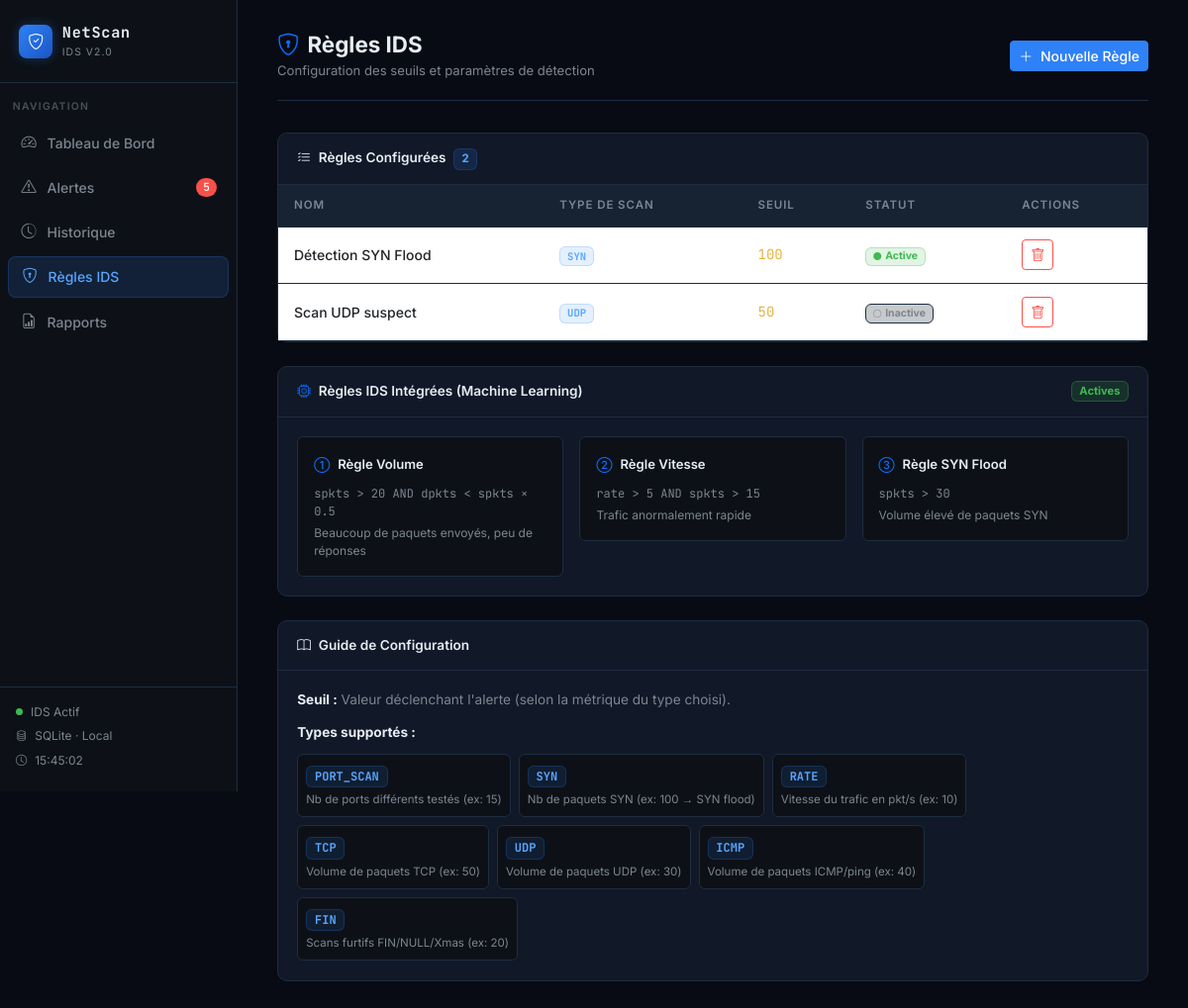
The page /regles on the database as committed earlier.
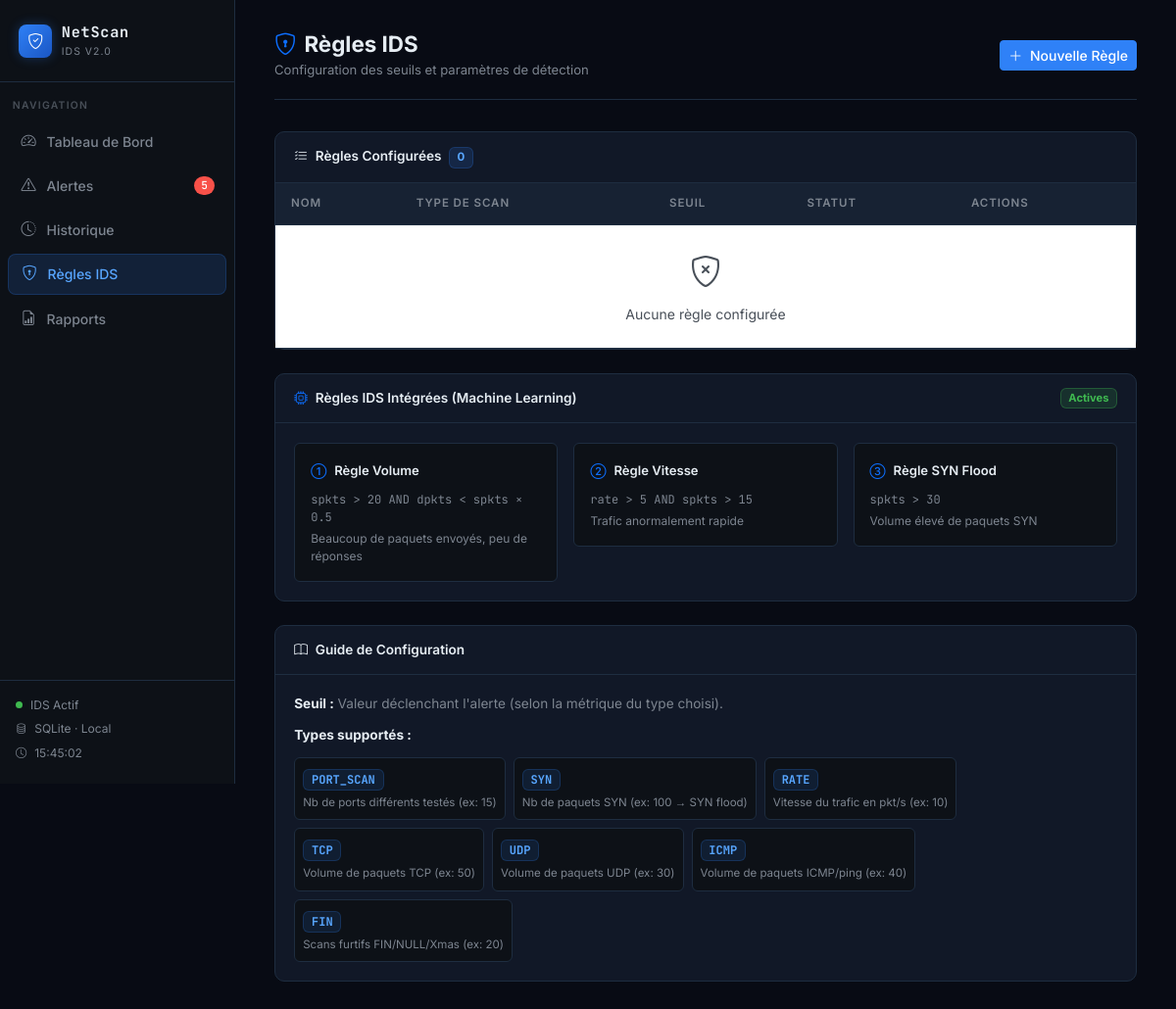
The same page on the database as committed later.
### tables this page shows
CREATE TABLE regles (
            id INTEGER PRIMARY KEY AUTOINCREMENT,
            nom TEXT NOT NULL,
            type_scan TEXT NOT NULL,
            seuil INTEGER NOT NULL,
            active INTEGER DEFAULT 1
        );

### webapp/app.py (the view)
@app.route("/regles")
def regles():
    conn = get_db()
    regles_list = conn.execute("SELECT * FROM regles").fetchall()
    conn.close()
    return render_template("regles.html", regles=regles_list)

### webapp/app.py (called while the page is built)
def get_db():
    conn = sqlite3.connect(DB_PATH)
    conn.row_factory = sqlite3.Row
    return conn

### webapp/templates/regles.html (shortened to what the changed rows need)
{% extends "base.html" %}
{% set page = "regles" %}
{% block content %}
<div class="topbar">
  <div class="topbar-title">
    <h1><i class="bi bi-shield-lock me-2 text-primary"></i>Règles IDS</h1>
  </div>
</div>
<div class="card mb-4">
  <div class="card-header">
    <span><i class="bi bi-list-check me-2"></i>Règles Configurées
      <span class="badge ms-1" style="background:rgba(47,129,247,0.15);color:#58a6ff;border:1px solid rgba(47,129,247,0.2);font-size:0.72rem;">
        {{ regles | length }}
      </span>
    </span>
  </div>
  <div class="card-body p-0">
    <table class="table table-hover mb-0">
      <thead>
        <tr>
          <th>Nom</th>
          <th>Type de Scan</th>
          <th>Seuil</th>
          <th>Statut</th>
          <th>Actions</th>
        </tr>
      </thead>
      <tbody>
        {% for r in regles %}
        <tr>
          <td style="font-size:0.875rem;font-weight:500;">{{ r.nom }}</td>
          <td>
            <span class="badge font-mono" style="background:rgba(47,129,247,0.12);color:#58a6ff;border:1px solid rgba(47,129,247,0.2);">
              {{ r.type_scan }}
            </span>
          </td>
          <td class="font-mono" style="color:#e3b341;">{{ r.seuil }}</td>
          <td>
            <a href="/regles/toggle/{{ r.id }}" style="text-decoration:none;">
              {% if r.active %}
                <span class="badge" style="background:rgba(63,185,80,0.15);color:#3fb950;border:1px solid rgba(63,185,80,0.3);">
                  <i class="bi bi-circle-fill me-1" style="font-size:0.5rem;"></i>Active
                </span>
              {% else %}
                <span class="badge" style="background:rgba(72,79,88,0.3);color:#7d8590;border:1px solid #1e2d40;">
                  <i class="bi bi-circle me-1" style="font-size:0.5rem;"></i>Inactive
                </span>
              {% endif %}
            </a>
          </td>
          <td>
            <a href="/regles/supprimer/{{ r.id }}" class="btn btn-sm btn-outline-danger"
               onclick="return confirm('Supprimer cette règle ?')">
              <i class="bi bi-trash"></i>
            </a>
          </td>
        </tr>
        {% else %}
        <tr>
          <td colspan="5" class="text-center py-4" style="color:#484f58;">
            <i class="bi bi-shield-x d-block mb-2" style="font-size:2rem;"></i>
            Aucune règle configurée
          </td>
        </tr>
        {% endfor %}
      </tbody>
    </table>
  </div>
</div>
<div class="card">
  <div class="card-body">
    <div class="d-flex flex-wrap gap-2">
      {% for t, desc in [
        ("PORT_SCAN","Nb de ports différents testés (ex: 15)"),
        ("SYN","Nb de paquets SYN (ex: 100 → SYN flood)"),
        ("RATE","Vitesse du trafic en pkt/s (ex: 10)"),
        ("TCP","Volume de paquets TCP (ex: 50)"),
        ("UDP","Volume de paquets UDP (ex: 30)"),
        ("ICMP","Volume de paquets ICMP/ping (ex: 40)"),
        ("FIN","Scans furtifs FIN/NULL/Xmas (ex: 20)")
      ] %}
      <div class="p-2 rounded" style="background:#0d1117;border:1px solid #1e2d40;min-width:160px;">
        <span class="badge font-mono mb-1" style="background:rgba(47,129,247,0.12);color:#58a6ff;border:1px solid rgba(47,129,247,0.2);">{{ t }}</span>
        <div style="font-size:0.72rem;color:#7d8590;">{{ desc }}</div>
      </div>
      {% endfor %}
    </div>
  </div>
</div>
{% endblock %}

Rows that differ between the two databases and show on the page:
removed regles: nom "Détection SYN Flood", type_scan "SYN", seuil "100", active 1 (drawn)
removed regles: nom "Scan UDP suspect", type_scan "UDP", seuil "50", active 0 (drawn)
Other text that changed with them:
{{ regles | length }}: "2" → "0"
text now shown: "Aucune règle configurée"
